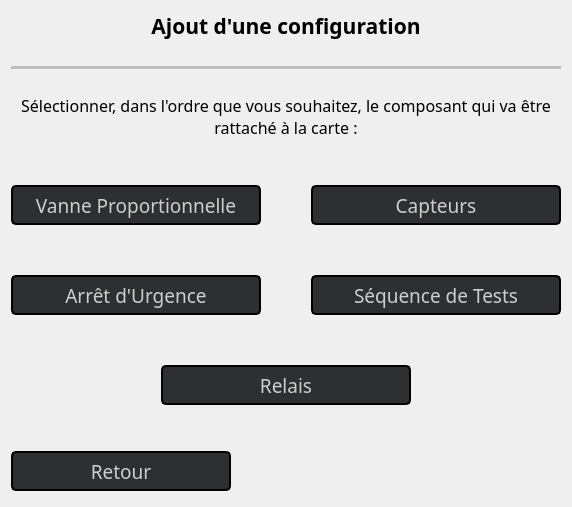
        <widget class="QWidget" name="pageCarteNI4">
         <layout class="QGridLayout" name="gridLayout_16">
          <item row="0" column="0">
           <layout class="QVBoxLayout" name="verticalLayout_18">
            <property name="bottomMargin">
             <number>5</number>
            </property>
            <item>
             <layout class="QVBoxLayout" name="verticalLayout_16">
              <property name="spacing">
               <number>25</number>
              </property>
              <item>
               <layout class="QVBoxLayout" name="verticalLayout_15">
                <item>
                 <widget class="QLabel" name="labelConfigTitre_5">
                  <property name="sizePolicy">
                   <sizepolicy hsizetype="Preferred" vsizetype="Maximum">
                    <horstretch>0</horstretch>
                    <verstretch>0</verstretch>
                   </sizepolicy>
                  </property>
                  <property name="font">
                   <font>
                    <family>Quicksand SemiBold</family>
                    <pointsize>16</pointsize>
                    <weight>75</weight>
                    <bold>true</bold>
                   </font>
                  </property>
                  <property name="styleSheet">
                   <string notr="true">QLabel#labelConfigTitre{
	color: rgb(255, 255, 255);
}</string>
                  </property>
                  <property name="text">
                   <string>Ajout d'une configuration</string>
                  </property>
                  <property name="alignment">
                   <set>Qt::AlignCenter</set>
                  </property>
                  <property name="textInteractionFlags">
                   <set>Qt::NoTextInteraction</set>
                  </property>
                 </widget>
                </item>
                <item>
                 <widget class="Line" name="line_5">
                  <property name="enabled">
                   <bool>false</bool>
                  </property>
                  <property name="sizePolicy">
                   <sizepolicy hsizetype="Minimum" vsizetype="Maximum">
                    <horstretch>0</horstretch>
                    <verstretch>0</verstretch>
                   </sizepolicy>
                  </property>
                  <property name="minimumSize">
                   <size>
                    <width>0</width>
                    <height>0</height>
                   </size>
                  </property>
                  <property name="maximumSize">
                   <size>
                    <width>16777215</width>
                    <height>3</height>
                   </size>
                  </property>
                  <property name="autoFillBackground">
                   <bool>false</bool>
                  </property>
                  <property name="frameShadow">
                   <enum>QFrame::Plain</enum>
                  </property>
                  <property name="lineWidth">
                   <number>5</number>
                  </property>
                  <property name="orientation">
                   <enum>Qt::Horizontal</enum>
                  </property>
                 </widget>
                </item>
               </layout>
              </item>
              <item>
               <widget class="QLabel" name="labelExplicationConfig">
                <property name="sizePolicy">
                 <sizepolicy hsizetype="Minimum" vsizetype="Preferred">
                  <horstretch>0</horstretch>
                  <verstretch>0</verstretch>
                 </sizepolicy>
                </property>
                <property name="font">
                 <font>
                  <family>Quicksand Medium</family>
                  <pointsize>12</pointsize>
                 </font>
                </property>
                <property name="text">
                 <string>Sélectionner, dans l'ordre que vous souhaitez, le composant qui va être rattaché à la carte :</string>
                </property>
                <property name="alignment">
                 <set>Qt::AlignCenter</set>
                </property>
                <property name="wordWrap">
                 <bool>true</bool>
                </property>
                <property name="textInteractionFlags">
                 <set>Qt::NoTextInteraction</set>
                </property>
               </widget>
              </item>
             </layout>
            </item>
            <item>
             <spacer name="verticalSpacer_9">
              <property name="orientation">
               <enum>Qt::Vertical</enum>
              </property>
              <property name="sizeType">
               <enum>QSizePolicy::MinimumExpanding</enum>
              </property>
              <property name="sizeHint" stdset="0">
               <size>
                <width>20</width>
                <height>40</height>
               </size>
              </property>
             </spacer>
            </item>
            <item>
             <layout class="QVBoxLayout" name="verticalLayout_17">
              <property name="spacing">
               <number>50</number>
              </property>
              <item>
               <layout class="QGridLayout" name="gridLayout_15">
                <property name="topMargin">
                 <number>0</number>
                </property>
                <property name="bottomMargin">
                 <number>0</number>
                </property>
                <property name="spacing">
                 <number>50</number>
                </property>
                <item row="0" column="0">
                 <widget class="QPushButton" name="pBVannesP">
                  <property name="enabled">
                   <bool>true</bool>
                  </property>
                  <property name="minimumSize">
                   <size>
                    <width>250</width>
                    <height>40</height>
                   </size>
                  </property>
                  <property name="maximumSize">
                   <size>
                    <width>250</width>
                    <height>40</height>
                   </size>
                  </property>
                  <property name="sizeIncrement">
                   <size>
                    <width>0</width>
                    <height>0</height>
                   </size>
                  </property>
                  <property name="font">
                   <font>
                    <family>Quicksand Medium</family>
                    <pointsize>14</pointsize>
                    <weight>50</weight>
                    <bold>false</bold>
                   </font>
                  </property>
                  <property name="whatsThis">
                   <string>&lt;html&gt;&lt;head/&gt;&lt;body&gt;&lt;p&gt;PSG / PAlim / PSD&lt;/p&gt;&lt;/body&gt;&lt;/html&gt;</string>
                  </property>
                  <property name="styleSheet">
                   <string notr="true">QPushButton#pBVannesP:hover{
	color: rgb(255, 255, 255);
	background-color: rgba(255, 170, 0, 75);
	border-color: rgb(98, 98, 98);
}

QPushButton#pBVannesP{
	background-color: rgb(46, 47, 48);
	color: rgb(206, 206, 206);
	border: 2px solid black;
	border-radius: 5;
}

QPushButton#pBVannesP::!enabled{
	color: rgb(75, 75, 75);
}</string>
                  </property>
                  <property name="text">
                   <string>Vanne Proportionnelle</string>
                  </property>
                 </widget>
                </item>
                <item row="0" column="1">
                 <widget class="QPushButton" name="pBCapteurs">
                  <property name="enabled">
                   <bool>true</bool>
                  </property>
                  <property name="minimumSize">
                   <size>
                    <width>250</width>
                    <height>40</height>
                   </size>
                  </property>
                  <property name="maximumSize">
                   <size>
                    <width>250</width>
                    <height>40</height>
                   </size>
                  </property>
                  <property name="sizeIncrement">
                   <size>
                    <width>0</width>
                    <height>0</height>
                   </size>
                  </property>
                  <property name="font">
                   <font>
                    <family>Quicksand Medium</family>
                    <pointsize>14</pointsize>
                    <weight>50</weight>
                    <bold>false</bold>
                   </font>
                  </property>
                  <property name="styleSheet">
                   <string notr="true">QPushButton#pBCapteurs:hover{
	color: rgb(255, 255, 255);
	background-color: rgba(85, 255, 0, 60);
	border-color: rgb(98, 98, 98);
}

QPushButton#pBCapteurs{
	background-color: rgb(46, 47, 48);
	color: rgb(206, 206, 206);
	border: 2px solid black;
	border-radius: 5;
}

QPushButton#pBCapteurs::!enabled{
	color: rgb(75, 75, 75);
}</string>
                  </property>
                  <property name="text">
                   <string>Capteurs</string>
                  </property>
                 </widget>
                </item>
                <item row="1" column="0">
                 <widget class="QPushButton" name="pBArrUrg">
                  <property name="enabled">
                   <bool>true</bool>
                  </property>
                  <property name="minimumSize">
                   <size>
                    <width>250</width>
                    <height>40</height>
                   </size>
                  </property>
                  <property name="maximumSize">
                   <size>
                    <width>250</width>
                    <height>40</height>
                   </size>
                  </property>
                  <property name="sizeIncrement">
                   <size>
                    <width>0</width>
                    <height>0</height>
                   </size>
                  </property>
                  <property name="font">
                   <font>
                    <family>Quicksand Medium</family>
                    <pointsize>14</pointsize>
                    <weight>50</weight>
                    <bold>false</bold>
                   </font>
                  </property>
                  <property name="styleSheet">
                   <string notr="true">QPushButton#pBArrUrg:hover{
	color: rgb(255, 255, 255);
	background-color: rgba(170, 0, 0, 60);
	border-color: rgb(98, 98, 98);
}

QPushButton#pBArrUrg{
	background-color: rgb(46, 47, 48);
	color: rgb(206, 206, 206);
	border: 2px solid black;
	border-radius: 5;
}

QPushButton#pBArrUrg::!enabled{
	color: rgb(75, 75, 75);
}</string>
                  </property>
                  <property name="text">
                   <string>Arrêt d'Urgence</string>
                  </property>
                 </widget>
                </item>
                <item row="1" column="1">
                 <widget class="QPushButton" name="pBSeqTests">
                  <property name="enabled">
                   <bool>true</bool>
                  </property>
                  <property name="minimumSize">
                   <size>
                    <width>250</width>
                    <height>40</height>
                   </size>
                  </property>
                  <property name="maximumSize">
                   <size>
                    <width>250</width>
                    <height>40</height>
                   </size>
                  </property>
                  <property name="sizeIncrement">
                   <size>
                    <width>0</width>
                    <height>0</height>
                   </size>
                  </property>
                  <property name="font">
                   <font>
                    <family>Quicksand Medium</family>
                    <pointsize>14</pointsize>
                    <weight>50</weight>
                    <bold>false</bold>
                   </font>
                  </property>
                  <property name="styleSheet">
                   <string notr="true">QPushButton#pBSeqTests:hover{
	color: rgb(255, 255, 255);
	background-color: rgba(85, 170, 255, 60);
	border-color: rgb(98, 98, 98);
}

QPushButton#pBSeqTests{
	background-color: rgb(46, 47, 48);
	color: rgb(206, 206, 206);
	border: 2px solid black;
	border-radius: 5;
}

QPushButton#pBSeqTests::!enabled{
	color: rgb(75, 75, 75);
}</string>
                  </property>
                  <property name="text">
                   <string>Séquence de Tests</string>
                  </property>
                 </widget>
                </item>
               </layout>
              </item>
              <item>
               <layout class="QHBoxLayout" name="horizontalLayout_17">
                <item>
                 <spacer name="horizontalSpacer_19">
                  <property name="orientation">
                   <enum>Qt::Horizontal</enum>
                  </property>
                  <property name="sizeHint" stdset="0">
                   <size>
                    <width>40</width>
                    <height>20</height>
                   </size>
                  </property>
                 </spacer>
                </item>
                <item>
                 <widget class="QPushButton" name="pBRelais">
                  <property name="enabled">
                   <bool>true</bool>
                  </property>
                  <property name="minimumSize">
                   <size>
                    <width>250</width>
                    <height>40</height>
                   </size>
                  </property>
                  <property name="maximumSize">
                   <size>
                    <width>250</width>
                    <height>40</height>
                   </size>
                  </property>
                  <property name="sizeIncrement">
                   <size>
                    <width>0</width>
                    <height>0</height>
                   </size>
                  </property>
                  <property name="font">
                   <font>
                    <family>Quicksand Medium</family>
                    <pointsize>14</pointsize>
                    <weight>50</weight>
                    <bold>false</bold>
                   </font>
                  </property>
                  <property name="whatsThis">
                   <string>&lt;html&gt;&lt;head/&gt;&lt;body&gt;&lt;p&gt;PSG / PAlim / PSD&lt;/p&gt;&lt;/body&gt;&lt;/html&gt;</string>
                  </property>
                  <property name="styleSheet">
                   <string notr="true">QPushButton#pBRelais:hover{
	color: rgb(255, 255, 255);
	background-color: rgba(85, 0, 127, 60);
	border-color: rgb(98, 98, 98);
}

QPushButton#pBRelais{
	background-color: rgb(46, 47, 48);
	color: rgb(206, 206, 206);
	border: 2px solid black;
	border-radius: 5;
}

QPushButton#pBRelais::!enabled{
	color: rgb(75, 75, 75);
}</string>
                  </property>
                  <property name="text">
                   <string>Relais</string>
                  </property>
                 </widget>
                </item>
                <item>
                 <spacer name="horizontalSpacer_18">
                  <property name="orientation">
                   <enum>Qt::Horizontal</enum>
                  </property>
                  <property name="sizeHint" stdset="0">
                   <size>
                    <width>40</width>
                    <height>20</height>
                   </size>
                  </property>
                 </spacer>
                </item>
               </layout>
              </item>
             </layout>
            </item>
            <item>
             <spacer name="verticalSpacer_8">
              <property name="orientation">
               <enum>Qt::Vertical</enum>
              </property>
              <property name="sizeType">
               <enum>QSizePolicy::MinimumExpanding</enum>
              </property>
              <property name="sizeHint" stdset="0">
               <size>
                <width>20</width>
                <height>40</height>
               </size>
              </property>
             </spacer>
            </item>
            <item>
             <widget class="QPushButton" name="pBRetour">
              <property name="enabled">
               <bool>true</bool>
              </property>
              <property name="minimumSize">
               <size>
                <width>160</width>
                <height>40</height>
               </size>
              </property>
              <property name="maximumSize">
               <size>
                <width>220</width>
                <height>40</height>
               </size>
              </property>
              <property name="sizeIncrement">
               <size>
                <width>0</width>
                <height>0</height>
               </size>
              </property>
              <property name="font">
               <font>
                <family>Quicksand Medium</family>
                <pointsize>14</pointsize>
                <weight>50</weight>
                <bold>false</bold>
               </font>
              </property>
              <property name="styleSheet">
               <string notr="true">QPushButton#pBRetour:hover{
	color: rgb(255, 255, 255);
	background-color: rgba(255, 0, 0, 70);
	border-color: rgb(98, 98, 98);
}

QPushButton#pBRetour{
	background-color: rgb(46, 47, 48);
	color: rgb(206, 206, 206);
	border: 2px solid black;
	border-radius: 5;
}</string>
              </property>
              <property name="text">
               <string>Retour</string>
              </property>
             </widget>
            </item>
           </layout>
          </item>
         </layout>
        </widget>
